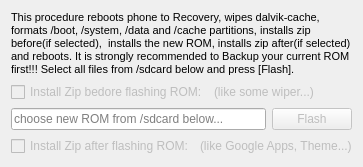
      <widget class="QWidget" name="tab_6">
       <attribute name="title">
        <string>Flash ROM</string>
       </attribute>
       <layout class="QHBoxLayout" name="horizontalLayout_26">
        <item>
         <layout class="QVBoxLayout" name="verticalLayout_13">
          <item>
           <widget class="QLabel" name="label_4">
            <property name="text">
             <string>&lt;!DOCTYPE HTML PUBLIC &quot;-//W3C//DTD HTML 4.0//EN&quot; &quot;http://www.w3.org/TR/REC-html40/strict.dtd&quot;&gt;
&lt;html&gt;&lt;head&gt;&lt;meta name=&quot;qrichtext&quot; content=&quot;1&quot; /&gt;&lt;style type=&quot;text/css&quot;&gt;
p, li { white-space: pre-wrap; }
&lt;/style&gt;&lt;/head&gt;&lt;body style=&quot; font-family:'MS Shell Dlg 2'; font-size:8.25pt; font-weight:400; font-style:normal;&quot;&gt;
&lt;p style=&quot; margin-top:0px; margin-bottom:0px; margin-left:0px; margin-right:0px; -qt-block-indent:0; text-indent:0px;&quot;&gt;&lt;span style=&quot; font-size:8pt;&quot;&gt;This procedure reboots phone to Recovery, wipes dalvik-cache, formats /boot, /system, /data and /cache partitions, installs zip before(if selected),  installs the new ROM, installs zip after(if selected) and reboots. It is strongly recommended to Backup your current ROM first!!! Select all files from /sdcard below and press [Flash].&lt;/span&gt;&lt;/p&gt;&lt;/body&gt;&lt;/html&gt;</string>
            </property>
            <property name="wordWrap">
             <bool>true</bool>
            </property>
           </widget>
          </item>
          <item>
           <layout class="QVBoxLayout" name="verticalLayout_7">
            <item>
             <layout class="QHBoxLayout" name="horizontalLayout_11">
              <item>
               <widget class="QCheckBox" name="checkBefore">
                <property name="enabled">
                 <bool>false</bool>
                </property>
                <property name="sizePolicy">
                 <sizepolicy hsizetype="Fixed" vsizetype="Fixed">
                  <horstretch>0</horstretch>
                  <verstretch>0</verstretch>
                 </sizepolicy>
                </property>
                <property name="text">
                 <string>Install Zip bedore flashing ROM:</string>
                </property>
               </widget>
              </item>
              <item>
               <widget class="QLabel" name="labelBefore">
                <property name="enabled">
                 <bool>false</bool>
                </property>
                <property name="text">
                 <string>(like some wiper...)</string>
                </property>
               </widget>
              </item>
             </layout>
            </item>
            <item>
             <layout class="QHBoxLayout" name="horizontalLayout_2">
              <item>
               <widget class="QLineEdit" name="lineFlash">
                <property name="readOnly">
                 <bool>true</bool>
                </property>
                <property name="placeholderText">
                 <string>choose new ROM from /sdcard below...</string>
                </property>
               </widget>
              </item>
              <item>
               <widget class="QPushButton" name="buttonFlash">
                <property name="enabled">
                 <bool>false</bool>
                </property>
                <property name="text">
                 <string>Flash</string>
                </property>
               </widget>
              </item>
             </layout>
            </item>
            <item>
             <layout class="QHBoxLayout" name="horizontalLayout_12">
              <item>
               <widget class="QCheckBox" name="checkAfter">
                <property name="enabled">
                 <bool>false</bool>
                </property>
                <property name="sizePolicy">
                 <sizepolicy hsizetype="Fixed" vsizetype="Fixed">
                  <horstretch>0</horstretch>
                  <verstretch>0</verstretch>
                 </sizepolicy>
                </property>
                <property name="text">
                 <string>Install Zip after flashing ROM:</string>
                </property>
               </widget>
              </item>
              <item>
               <widget class="QLabel" name="labelAfter">
                <property name="enabled">
                 <bool>false</bool>
                </property>
                <property name="text">
                 <string>(like Google Apps, Theme...)</string>
                </property>
               </widget>
              </item>
             </layout>
            </item>
           </layout>
          </item>
         </layout>
        </item>
       </layout>
      </widget>
